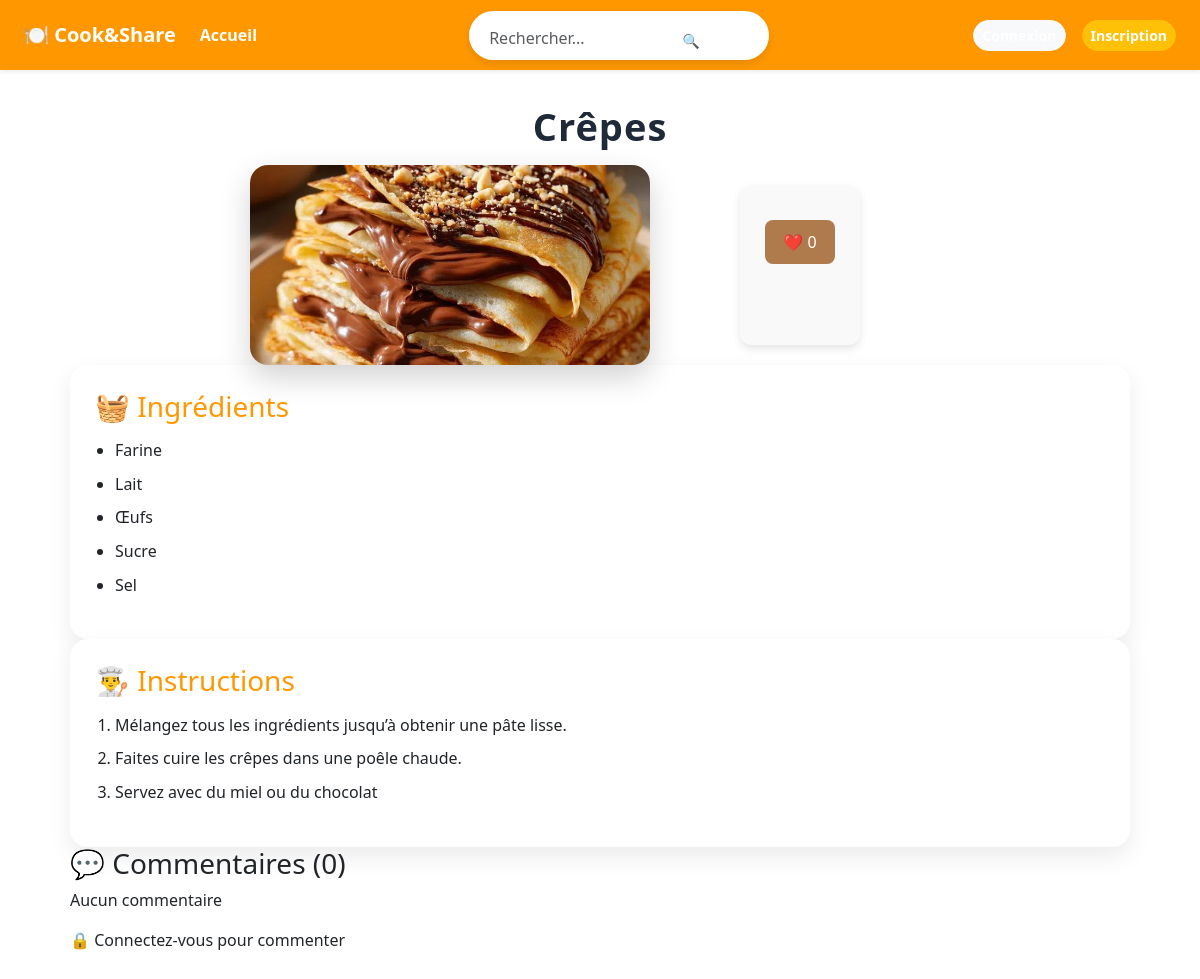
The app's page /recipe/2/ with its own data.
### recipes/models.py (models this page shows, shortened)
class Recipe(models.Model):
    title = models.CharField(max_length=200)
    ingredients = models.TextField()
    instructions = models.TextField()
    image = models.ImageField(upload_to='recipes/', blank=True, null=True)
    author = models.ForeignKey(User, on_delete=models.CASCADE)
    created_at = models.DateTimeField(auto_now_add=True)
    def total_likes(self):
        return self.likes.count()  # related_name='likes'

### recipes/views.py (the view)
# urls.py: path('recipe/<int:id>/', views.recipe_detail, name='recipe_detail'),
def recipe_detail(request, id):
    recipe = get_object_or_404(Recipe, id=id)
    instructions_list = recipe.instructions.splitlines()
    return render(request, 'recipes/recipe_detail.html', {
        'recipe': recipe,
        'instructions_list': instructions_list
    })

### recipes/templates/recipes/recipe_detail.html (shortened to what this page needs)
{% extends 'base.html' %}
{% load static %}
{% block content %}
<div class="recipe-detail-container">
    <h1 class="recipe-title">{{ recipe.title }}</h1>
    {% if recipe.image %}
    <div class="recipe-image-wrapper">
        <img src="{{ recipe.image.url }}" alt="{{ recipe.title }}" class="recipe-image">
        <form method="POST" action="{% url 'like_recipe' recipe.id %}" class="like-overlay">
            <button type="submit" class="like-circle">
                ❤️ <span>{{ recipe.total_likes }}</span>
            </button>
        </form>
    </div>
    {% endif %}
    <div class="recipe-sections">
        <div class="recipe-box">
            <h3>🧺 Ingrédients</h3>
            <ul>
                {% for ing in recipe.ingredients.splitlines %}
                    {% if ing %}
                        <li>{{ ing }}</li>
                    {% endif %}
                {% endfor %}
            </ul>
        </div>
        <div class="recipe-box">
            <h3>👨‍🍳 Instructions</h3>
            <ol>
                {% for step in instructions_list %}
                    {% if step %}
                        <li>{{ step }}</li>
                    {% endif %}
                {% endfor %}
            </ol>
        </div>
    </div>
    <div class="comments-section">
        <h3>💬 Commentaires ({{ recipe.comments.count }})</h3>
        {% for comment in recipe.comments.all %}
            <div class="comment">
                <strong>{{ comment.user.username }}</strong>
                <p>{{ comment.content }}</p>
                <small>{{ comment.created_at|date:"d M Y H:i" }}</small>
            </div>
        {% empty %}
            <p>Aucun commentaire</p>
        {% endfor %}
        {% if user.is_authenticated %}
            <form method="POST" action="{% url 'add_comment' recipe.id %}" class="comment-form">
                {% csrf_token %}
                <textarea name="content" placeholder="Écrire un commentaire..." required></textarea>
                <button type="submit">Envoyer</button>
            </form>
        {% else %}
            <p>🔒 Connectez-vous pour commenter</p>
        {% endif %}
    </div>
</div>
{% endblock %}

### recipes/static/css/style.css (style rules this page uses)
body { background-color: #f8f9fa; font-family: 'Segoe UI', Tahoma, sans-serif; }
body { background-color: #f6f6f6; font-family: 'Segoe UI', Tahoma, sans-serif; }
.recipe-detail-container { max-width: 900px; margin: 40px auto; padding: 20px; }
.recipe-title { text-align: center; font-size: 40px; margin-bottom: 30px; }
.recipe-image-wrapper { display: flex; justify-content: center; margin-bottom: 30px; }
.recipe-image-wrapper img { width: 70%; max-height: 420px; object-fit: cover; border-radius: 20px; box-shadow: 0 10px 30px rgba(0,0,0,0.15); }
.recipe-image-wrapper { display: flex; justify-content: center; margin: 30px 0; }
.recipe-image-wrapper img { width: 40%; max-width: 500px; height: auto; border-radius: 18px; box-shadow: 0 8px 20px rgba(0, 0, 0, 0.15); }
.recipe-image-wrapper img { width: 380px; max-width: 90%; border-radius: 20px; box-shadow: 0 10px 25px rgba(0,0,0,0.15); }
.recipe-image-wrapper { text-align: center; margin: 20px 0; }
.recipe-image-wrapper img { width: 200px; max-width: 90%; height: auto; border-radius: 10px; box-shadow: 0 8px 20px rgba(0,0,0,0.15); }
.recipe-image-wrapper { display: flex; justify-content: center; margin: 25px 0; }
.recipe-image-wrapper img { width: 400px; height: 200px; object-fit: cover; border-radius: 18px; box-shadow: 0 12px 30px rgba(0,0,0,0.18); }
.recipe-title { text-align: center; font-size: 36px; font-weight: 700; margin-bottom: 20px; letter-spacing: 1px; color: #222; }
.recipe-title { text-align: center; font-size: 38px; font-weight: 700; margin-bottom: 15px; color: #1f2937; letter-spacing: 1px; }
.recipe-image-wrapper { position: relative; max-width: 700px; margin: auto; }
.recipe-image { width: 100%; border-radius: 20px; }
.recipe-image-wrapper { position: relative; width: 700px; margin: 20px auto; }
.recipe-image { width: 100%; border-radius: 20px; display: block; }
.recipe-box { background: #ffffff; padding: 25px; border-radius: 18px; box-shadow: 0 10px 25px rgba(0,0,0,0.08); }
.recipe-box h3 { margin-bottom: 15px; color: #ff9800; }
.recipe-box ul, .recipe-box ol { padding-left: 20px; }
.recipe-box li { margin-bottom: 8px; line-height: 1.6; }
.recipe-detail-container { max-width: 1100px; margin: 0 auto; padding-top: 20px; }
.recipe-image-wrapper { margin: 0 auto; }
.recipe-image { max-width: 700px; width: 100%; border-radius: 18px; box-shadow: 0 15px 30px rgba(0,0,0,0.15); }
.recipe-box { background: #fff; padding: 25px; border-radius: 18px; box-shadow: 0 10px 25px rgba(0,0,0,0.08); }
.recipe-image-wrapper { margin-bottom: 0 !important; }
.recipe-detail-container { padding-top: 10px !important; }
body { background: #f4f4f4; font-family: Arial, sans-serif; }
body { background: #f3f3f3; font-family: Arial, sans-serif; }
body { background: linear-gradient(135deg, #ff9800, #ff5722); min-height: 100vh; }
body { background: #fff; }
body { background-color: white !important; }
body { background: #f5f5f5; }
body { background-color: #f5f5f5; font-family: 'Segoe UI', sans-serif; }
* { box-sizing: border-box; font-family: "Segoe UI", Tahoma, sans-serif; }
body { margin: 0; background: #f5f6fa; }
h1 { text-align: center; color: #e67e22; margin-bottom: 30px; }
button, input[type="submit"] { width: 100%; background: #e67e22; color: #fff; border: none; padding: 12px; font-size: 16px; border-radius: 6px; cursor: pointer; transition: background 0.3s ease; }
form { max-width: 400px; margin: 20px auto; padding: 25px; background-color: #f9f9f9; border-radius: 12px; box-shadow: 0 4px 8px rgba(0,0,0,0.1); }
form button { background-color: #af7a4c; color: white; padding: 10px 18px; border: none; border-radius: 8px; cursor: pointer; font-size: 16px; margin-top: 10px; transition: background-color 0.3s ease; }
h1 { text-align: center; margin-bottom: 20px; font-size: 28px; color: #333; }

### records on screen
Recipe: title "Crêpes", image (picture), total_likes "0", comments.count "0"

### other values on screen
{{ ing }} "Farine" "Lait" "Œufs" "Sucre" "Sel"
{{ step }} "Mélangez tous les ingrédients jusqu’à obtenir une pâte lisse." "Faites cuire les crêpes dans une poêle chaude." "Servez avec du miel ou du chocolat"
